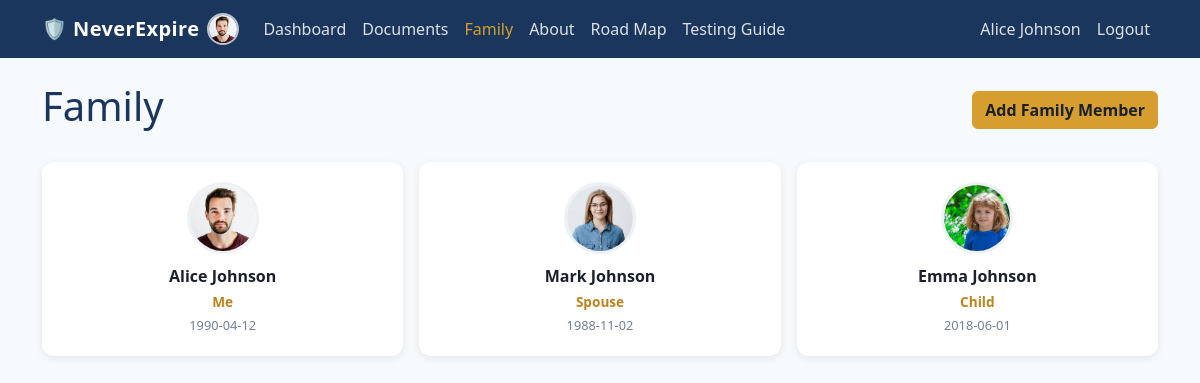
The app's page /family/ (signed in) with its own data.
### neverexpire/db/models/person.py (models this page shows)
class Person(Base, TimestampMixin):
    __tablename__ = "persons"
    id: Mapped[int] = mapped_column(primary_key=True)
    user_id: Mapped[int] = mapped_column(ForeignKey("users.id"), nullable=False, index=True)
    full_name: Mapped[str] = mapped_column(String(255), nullable=False)
    date_of_birth: Mapped[date | None] = mapped_column(Date, nullable=True)
    is_primary: Mapped[bool] = mapped_column(Boolean, default=False, nullable=False)
    is_active: Mapped[bool] = mapped_column(Boolean, default=True, nullable=False)
    photo_path: Mapped[str | None] = mapped_column(String(1024), nullable=True)
    user: Mapped["User"] = relationship(back_populates="persons")
    documents: Mapped[list["Document"]] = relationship(back_populates="person")
    relationships_from: Mapped[list["PersonRelationship"]] = relationship(
        back_populates="person",
        foreign_keys="PersonRelationship.person_id",
    )
    relationships_to: Mapped[list["PersonRelationship"]] = relationship(
        back_populates="related_person",
        foreign_keys="PersonRelationship.related_person_id",
    )

class PersonRelationship(Base, TimestampMixin):
    __tablename__ = "person_relationships"
    __table_args__ = (
        UniqueConstraint(
            "person_id", "related_person_id", "relation_type_id",
            name="uq_person_relationship",
        ),
        CheckConstraint("person_id != related_person_id", name="ck_person_relationship_not_self"),
    )
    id: Mapped[int] = mapped_column(primary_key=True)
    person_id: Mapped[int] = mapped_column(
        ForeignKey("persons.id", ondelete="CASCADE"), nullable=False, index=True
    )
    related_person_id: Mapped[int] = mapped_column(
        ForeignKey("persons.id", ondelete="CASCADE"), nullable=False, index=True
    )
    relation_type_id: Mapped[int] = mapped_column(
        ForeignKey("family_relation_types.id"), nullable=False, index=True
    )
    is_active: Mapped[bool] = mapped_column(Boolean, default=True, nullable=False)
    person: Mapped["Person"] = relationship(
        back_populates="relationships_from", foreign_keys=[person_id]
    )
    related_person: Mapped["Person"] = relationship(
        back_populates="relationships_to", foreign_keys=[related_person_id]
    )
    relation_type: Mapped["FamilyRelationType"] = relationship(back_populates="person_relationships")

class FamilyRelationType(Base, TimestampMixin):
    __tablename__ = "family_relation_types"
    id: Mapped[int] = mapped_column(primary_key=True)
    code: Mapped[str] = mapped_column(String(50), unique=True, nullable=False)
    name: Mapped[str] = mapped_column(String(100), nullable=False)
    is_active: Mapped[bool] = mapped_column(Boolean, default=True, nullable=False)
    is_system: Mapped[bool] = mapped_column(Boolean, default=False, nullable=False)
    person_relationships: Mapped[list["PersonRelationship"]] = relationship(
        back_populates="relation_type"
    )

### neverexpire/db/models/user.py (models this page shows)
class User(Base, TimestampMixin):
    __tablename__ = "users"
    __table_args__ = (
        CheckConstraint("role IN ('user', 'admin')", name="ck_users_role"),
    )
    id: Mapped[int] = mapped_column(primary_key=True)
    email: Mapped[str] = mapped_column(String(255), unique=True, nullable=False, index=True)
    hashed_password: Mapped[str] = mapped_column(String(255), nullable=False)
    full_name: Mapped[str] = mapped_column(String(255), nullable=False)
    role: Mapped[str] = mapped_column(String(20), nullable=False, default="user")
    is_active: Mapped[bool] = mapped_column(Boolean, default=True, nullable=False)
    photo_path: Mapped[str | None] = mapped_column(String(1024), nullable=True)
    persons: Mapped[list["Person"]] = relationship(back_populates="user")
    audit_logs: Mapped[list["AuditLog"]] = relationship(back_populates="user")

### neverexpire/web/routes/family.py (the view)
@family_bp.route("/")
@login_required
def list_family():
    user = current_user()
    persons = get_persons_for_user(g.db, user.id)
    return render_template("family/list.html", persons=persons)

### neverexpire/db/queries.py (called while the page is built)
def get_persons_for_user(session: Session, user_id: int) -> list[Person]:
    return (
        session.query(Person)
        .filter(Person.user_id == user_id, Person.is_active.is_(True))
        .order_by(Person.is_primary.desc(), Person.id)
        .all()
    )

### neverexpire/web/__init__.py (called while the page is built)
def create_app() -> Flask:
    app = Flask(__name__)
    app.config["SECRET_KEY"] = config.SECRET_KEY
    app.config["MAX_CONTENT_LENGTH"] = 10 * 1024 * 1024
    config.UPLOAD_DIR.mkdir(parents=True, exist_ok=True)
    config.STAGING_DIR.mkdir(parents=True, exist_ok=True)
    @app.before_request
    def open_db_session():
        g.db = SessionLocal()
    @app.teardown_request
    def close_db_session(exception=None):
        db = g.pop("db", None)
        if db is not None:
            db.close()
    @app.context_processor
    def inject_current_user():
        user = current_user()
        person = None
        if user is not None:
            person = next((p for p in user.persons if p.is_primary), None)
        return {"current_user": user, "current_person": person}
    from .routes import register_blueprints
    register_blueprints(app)
    return app

### neverexpire/web/auth.py (called while the page is built)
def current_user() -> User | None:
    user_id = session.get("user_id")
    if user_id is None:
        return None
    return g.db.get(User, user_id)

def login_required(view):
    @wraps(view)
    def wrapped_view(*args, **kwargs):
        if current_user() is None:
            return redirect(url_for("auth.login"))
        return view(*args, **kwargs)
    return wrapped_view

### neverexpire/web/templates/family/list.html (shortened to what this page needs)
{% extends "base.html" %}
{% block content %}
<div class="d-flex justify-content-between align-items-center mb-4">
  <h1>Family</h1>
  <a class="btn btn-primary" href="{{ url_for('family.add_family') }}">Add Family Member</a>
</div>
<div class="card-grid">
  {% for person in persons %}
  <a class="family-card" href="{{ url_for('family.person_detail', person_id=person.id) }}">
    {% if person.photo_path %}
    <img class="avatar-lg" src="{{ url_for('static', filename=person.photo_path) }}" alt="{{ person.full_name }}">
    {% else %}
    <div class="avatar-lg avatar-placeholder">{{ person.full_name[0] }}</div>
    {% endif %}
    <div class="family-card-name">{{ person.full_name }}</div>
    <div class="family-card-relation">
      {% if person.is_primary %}
        Me
      {% else %}
        {% for rel in person.relationships_to %}
          {% if rel.person.is_primary %}{{ rel.relation_type.name }}{% endif %}
        {% endfor %}
      {% endif %}
    </div>
    <div class="family-card-dob">{{ person.date_of_birth or '' }}</div>
  </a>
  {% endfor %}
</div>
{% endblock %}

### neverexpire/web/templates/base.html (shortened to what this page needs)
<!DOCTYPE html>
<html lang="en">
<head>
  <link href="https://cdn.jsdelivr.net/npm/bootstrap@5.3.3/dist/css/bootstrap.min.css" rel="stylesheet">
  <link href="{{ url_for('static', filename='style.css') }}" rel="stylesheet">
</head>
<body>
<nav class="navbar navbar-expand-lg navbar-dark bg-dark">
  <div class="container">
    <a class="navbar-brand d-flex align-items-center gap-2" href="{{ url_for('dashboard.index') }}">
      <span>🛡️ NeverExpire</span>
      {% if current_person and current_person.photo_path %}
      <img class="avatar-circle" src="{{ url_for('static', filename=current_person.photo_path) }}" alt="{{ current_person.full_name }}">
      {% endif %}
    </a>
    <div class="collapse navbar-collapse">
      <ul class="navbar-nav me-auto">
        {% if current_user %}
        <li class="nav-item"><a class="nav-link {{ 'active' if request.endpoint == 'dashboard.index' }}" href="{{ url_for('dashboard.index') }}">Dashboard</a></li>
        <li class="nav-item"><a class="nav-link {{ 'active' if request.endpoint and request.endpoint.startswith('documents.') }}" href="{{ url_for('documents.list_documents') }}">Documents</a></li>
        <li class="nav-item"><a class="nav-link {{ 'active' if request.endpoint and request.endpoint.startswith('family.') }}" href="{{ url_for('family.list_family') }}">Family</a></li>
        {% endif %}
        <li class="nav-item"><a class="nav-link {{ 'active' if request.endpoint == 'pages.about' }}" href="{{ url_for('pages.about') }}">About</a></li>
        <li class="nav-item"><a class="nav-link {{ 'active' if request.endpoint == 'pages.roadmap' }}" href="{{ url_for('pages.roadmap') }}">Road Map</a></li>
        <li class="nav-item"><a class="nav-link {{ 'active' if request.endpoint == 'pages.testing' }}" href="{{ url_for('pages.testing') }}">Testing Guide</a></li>
      </ul>
      <ul class="navbar-nav">
        {% if current_user %}
        <li class="nav-item"><span class="nav-link disabled">{{ current_user.full_name }}</span></li>
        <li class="nav-item"><a class="nav-link" href="{{ url_for('auth.logout') }}">Logout</a></li>
        {% else %}
        <li class="nav-item"><a class="nav-link" href="{{ url_for('auth.login') }}">Log in</a></li>
        {% endif %}
      </ul>
    </div>
  </div>
</nav>
<main class="container py-4">
  {% block content %}{% endblock %}
</main>
</body>
</html>

### neverexpire/web/static/style.css (style rules this page uses)
:root { --navy: #1A365D; --navy-dark: #142a4a; --gold: #D69E2E; --gold-dark: #b9841f; --danger: #E53E3E; --warning: #ED8936; --success: #38A169; --bg: #F7FAFC; --card-bg: #FFFFFF; --text-primary: #1A202C; --text-secondary: #718096; }
body { background-color: var(--bg); color: var(--text-primary); }
.navbar.bg-dark { background-color: var(--navy) !important; }
.navbar-brand { font-weight: 700; letter-spacing: 0.02em; color: #ffffff !important; }
.navbar-dark .navbar-nav .nav-link { color: rgba(255, 255, 255, 0.85) !important; }
.navbar-dark .navbar-nav .nav-link:hover, .navbar-dark .navbar-nav .nav-link:focus, .navbar-dark .navbar-nav .nav-link.active { color: var(--gold) !important; }
main h1, main h2, main h3 { color: var(--navy); }
a { color: var(--navy); }
.btn-primary { background-color: var(--gold); border-color: var(--gold); color: var(--text-primary); font-weight: 600; }
.avatar-circle { width: 32px; height: 32px; border-radius: 50%; object-fit: cover; border: 2px solid rgba(255, 255, 255, 0.7); }
.avatar-lg { width: 72px; height: 72px; border-radius: 50%; object-fit: cover; border: 3px solid #EDF2F7; }
.card-grid { display: grid; grid-template-columns: repeat(auto-fill, minmax(280px, 1fr)); gap: 16px; margin-bottom: 1.5rem; }
.family-card { display: flex; flex-direction: column; align-items: center; text-align: center; gap: 4px; background-color: var(--card-bg); border-radius: 12px; box-shadow: 0 2px 8px rgba(0, 0, 0, 0.08); padding: 20px 16px; text-decoration: none; color: inherit; transition: transform 0.12s ease-in-out, box-shadow 0.12s ease-in-out; }
.family-card-name { font-weight: 700; color: var(--text-primary); margin-top: 6px; }
.family-card-relation { font-size: 0.85rem; font-weight: 600; color: var(--gold-dark); }
.family-card-dob { font-size: 0.8rem; color: var(--text-secondary); }

### records on screen
Person: photo_path (picture), full_name "Alice Johnson", is_primary "Me", date_of_birth "1990-04-12"
User: full_name "Alice Johnson"
Person: photo_path (picture), full_name "Mark Johnson", date_of_birth "1988-11-02"
PersonRelationship: relation_type.name "Spouse"
Person: photo_path (picture), full_name "Emma Johnson", date_of_birth "2018-06-01"
PersonRelationship: relation_type.name "Child"
